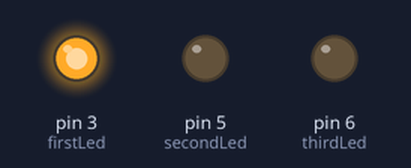
A sketch run on a simulated Arduino Uno, built with avr-gcc and run on an emulated ATmega328P. Parts: output pins drawn as LEDs (lit = HIGH).

Above: at 0.05 s.
At 4.8 s:
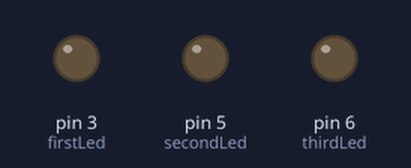
At 9.25 s:
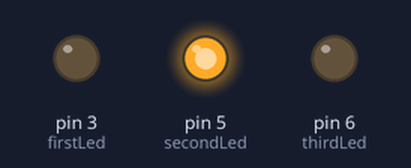
At 14.85 s:
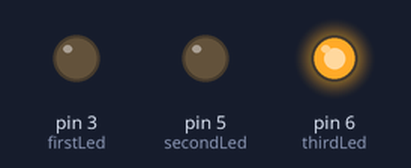
Timing chart, 0 to 15.2 s (numbered marks = the images above):
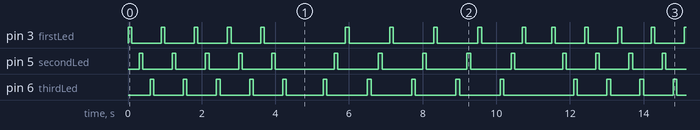

The sketch:

app.ino
```cpp
const int firstLed = 3;
const int secondLed = 5;
const int thirdLed = 6;
const int ledCount = 3;
const int onDelaySeconds = 100;
const int offDelaySeconds = 200;
int leds[ledCount] = {firstLed, secondLed, thirdLed};

void setup()
{
  pinMode(firstLed, OUTPUT);
  pinMode(secondLed, OUTPUT);
  pinMode(thirdLed, OUTPUT);
}

void blink(int pinNumber, int onSeconds, int offSeconds)
{
  digitalWrite(pinNumber, HIGH);
  delay(onSeconds);
  digitalWrite(pinNumber, LOW);
  delay(offSeconds);
}

void blinkToRight()
{
  for (int i = 0; i < 3; i++)
  {
    blink(leds[i], onDelaySeconds, offDelaySeconds);
  }
}

void blinkToLeft()
{
  for (int i = ledCount; i >= 0; i--)
  {
    blink(leds[i], onDelaySeconds, offDelaySeconds);
  }
}

void turnLedsOff()
{
  for (int i = 0; i < 3; i++)
  {
    digitalWrite(leds[i], LOW);
  }
}

void loop()
{
  for (int i = 0; i < 5; i++)
  {
    blinkToRight();
  }

  turnLedsOff();
  delay(500);

  for (int i = 0; i < 5; i++)
  {
    blinkToLeft();
  }

  turnLedsOff();
  delay(500);
}
```

Measured:
- by itself, pin 6 (thirdLed): repeats every 11.5 s: 4 × (LOW 0.80 s, HIGH 0.10 s), LOW 1.0 s, 4 × (HIGH 0.10 s, LOW 1.1 s), HIGH 0.10 s, LOW 1.9 s, HIGH 0.10 s
- by itself, pin 3 (firstLed): repeats every 11.5 s: 4 × (LOW 0.80 s, HIGH 0.10 s), LOW 2.2 s, 4 × (HIGH 0.10 s, LOW 1.1 s), HIGH 0.10 s, LOW 0.70 s, HIGH 0.10 s
- by itself, everything shown: repeats every 11.5 s, in 60 steps
